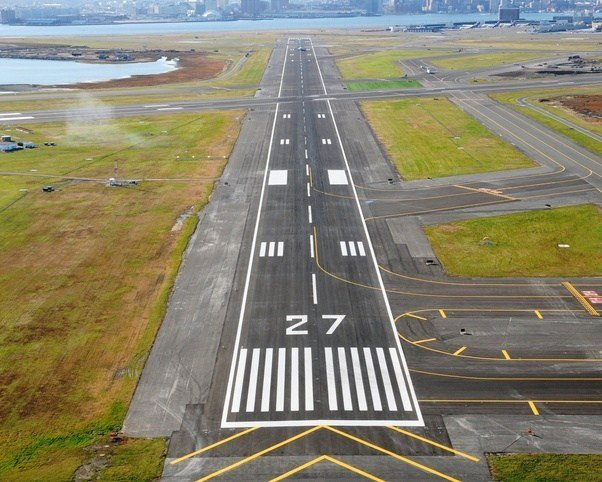
//> input picture bin/duong-bang-san-bay-1.jpg, 602 x 482 px
$ ./WinMain   (built with g++ and OpenCV 4)
//> lines starting //> are read from the running program, lines starting //| are printed output that depends on the picture; after the words box and inside, x2 and y2 are one past the last pixel; in counts of white or black regions, pixels touching at a corner belong together
//> further down, mat is the input picture: 482 rows x 602 cols, CV_8UC3; mean B, G, R 108.1, 130.6, 135.4
// DetectShirtColor.cpp : Defines the entry point for the console application.
//

#include "stdafx.h"


void DetectLineByHough(cv::Mat matInput)
{
	cv::Mat gray;
	cv::Mat mat = matInput.clone();
	cv::cvtColor(mat, gray, CV_BGR2GRAY);
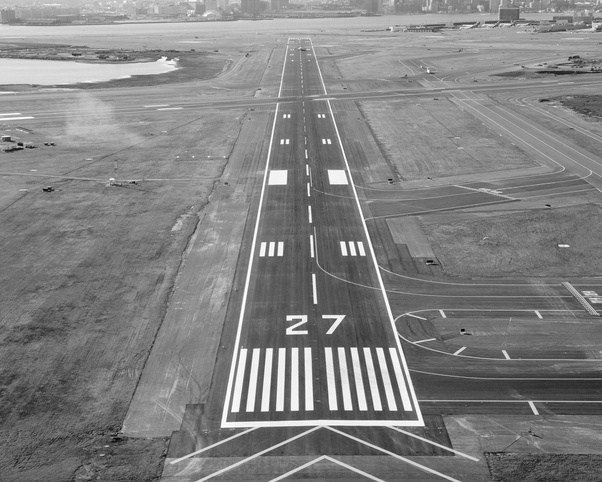
//> gray: 482 rows x 602 cols, CV_8UC1; min 1, max 255, mean 129.5
	cv::blur(gray, gray, cv::Size(3, 3));


	// Tim duong thang
	cv::Mat canny;
	cv::Canny(gray, canny, 50, 200, 3, true);
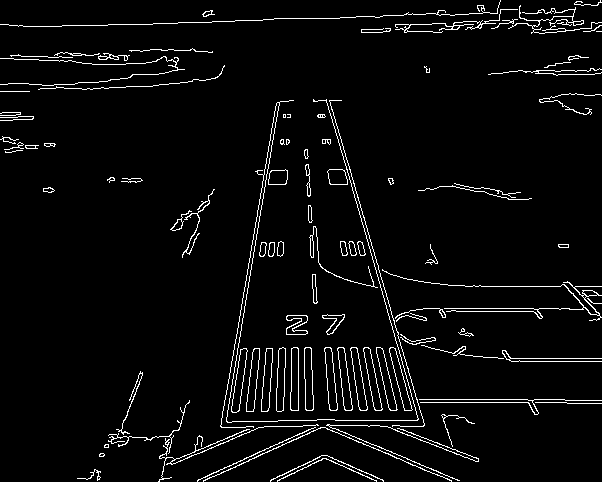
//> canny: 482 rows x 602 cols, CV_8UC1; 4.1% white in thin lines or dots


	ShowImage(canny, "Mat canny to detect line");
//> (this line was passed over: ShowImage is not available in this run)

	std::vector<cv::Vec2f> lines;

	cv::HoughLines(canny, lines, 1, CV_PI / 180, 185);
//> lines = 3 lines (rho, theta): [29, 1.54], [290, 0.17], [-286, 2.86]

	std::cout<< "Detected lines: " << lines.size();
//| Detected lines: 3
	for (int i = 0; i < lines.size(); i++)
	{
		cv::Point2d pt1, pt2;
		float rho = lines[i][0], theta = lines[i][1];
		double a = cos(theta), b = sin(theta);
		double x0 = a * rho, y0 = b * rho;
		pt1.x = cvRound(x0 + 1000 * (-b));
		pt1.y = cvRound(y0 + 1000 * (a));
		pt2.x = cvRound(x0 - 1000 * (-b));
		pt2.y = cvRound(y0 - 1000 * (a));

		cv::line(mat, pt1, pt2, cv::Scalar(0, 0, 255), 2);
	}
//> this loop made 3 passes
//> (rho, theta, a, b, x0, y0) on passes 1 to 3: (29, 1.54, 0.0349, 0.999, 1.01, 28.98), (290, 0.175, 0.985, 0.174, 285.6, 50.36), (-286, 2.86, -0.961, 0.276, 274.9, -78.83)
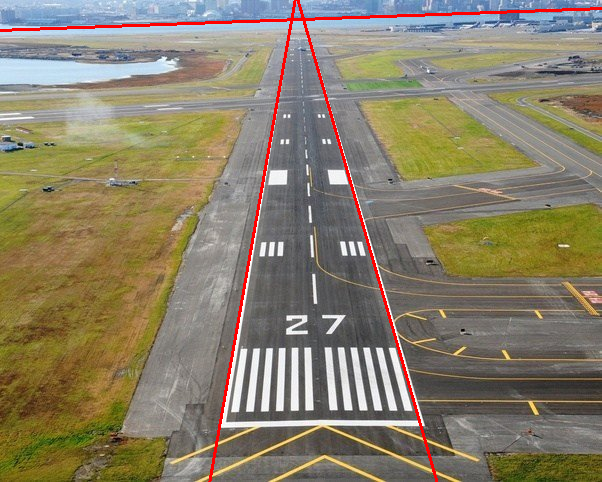
//> mat: 482 rows x 602 cols, CV_8UC3; 1.63% of pixels changed, all inside (x1, y1, x2, y2) = (0, 0, 602, 482)
	ShowImage(mat, "Mat draw");
//> (this line was passed over: ShowImage is not available in this run)
}

///////////////////////////////////////////////////////////////////////////////////////////////////

void DetectLineByHoughP(cv::Mat mat)
{
	cv::Mat gray;
	cv::cvtColor(mat, gray, CV_BGR2GRAY);
	cv::blur(gray, gray, cv::Size(3, 3));


	// Tim duong thang
	cv::Mat canny;
	cv::Canny(gray, canny, 50, 200, 3, true);


	ShowImage(canny, "Mat canny to detect line");
//> (this line was passed over: ShowImage is not available in this run)

	std::vector<cv::Vec4i> lines;

	int threshold = 20;
	int minLength = 300;
	HoughLinesP(canny, lines, 1, CV_PI / 180, threshold, minLength, 8);
//> lines = 2 lines (x1, y1, x2, y2): [220, 426, 277, 102], [326, 99, 420, 426]
	std::cout << "Detected " << lines.size();
//| Detected 2

	// Ve duong thang, duong tron len anh
	for (int i = 0; i < lines.size(); i++)
	{
		cv::Vec4i l = lines[i];
//> (the run ends here: the program needs code that is not available in this run, at `line(mat, cv::Point(l[0], l[1]), cv::Point(l[2], l[3]), RED, 2);`)
